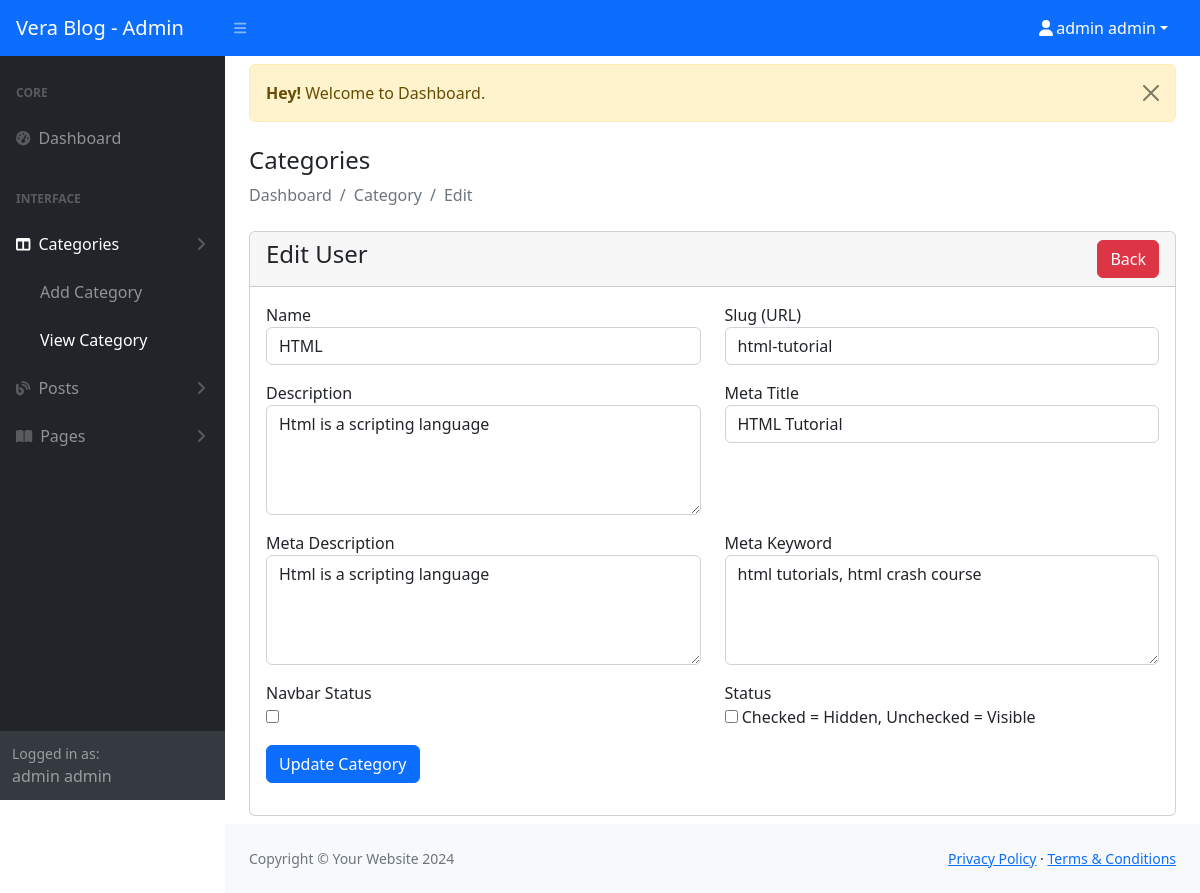
/admin/category-edit.php?id=2 (signed in), run on the app's committed database.
### tables this page shows
CREATE TABLE `categories` (
  `id` int(11) NOT NULL,
  `name` varchar(191) NOT NULL,
  `slug` varchar(191) NOT NULL,
  `description` text DEFAULT NULL,
  `meta_title` varchar(191) NOT NULL,
  `meta_description` mediumtext DEFAULT NULL,
  `meta_keyword` mediumtext DEFAULT NULL,
  `navbar_status` tinyint(1) DEFAULT 0,
  `status` tinyint(1) DEFAULT 0 COMMENT '0=visible, 1=hidden, 2=deleted',
  `created_at` timestamp NULL DEFAULT current_timestamp()
);

### admin/category-edit.php (the view, shortened to what this page needs)
<?php
  include('authentication.php');
  if(isset($_GET['id'])) {
    $category_id = $_GET['id'];
  }
  $category_query = "SELECT * FROM categories WHERE id = '$category_id'";
  $category_result = mysqli_query($con,$category_query);
  $category_data = mysqli_fetch_assoc($category_result);
  include('includes/header.php');
?>
<div class="container-fluid px-4 my-2">
  <?php include('../message.php') ?>
  <h4 class="mt-4">Categories</h4>
  <ol class="breadcrumb mb-4">
      <li class="breadcrumb-item active">Dashboard</li>
      <li class="breadcrumb-item active">Category</li>
      <li class="breadcrumb-item active">Edit</li>
  </ol>
  <div class="row">
    <div class="col-md-12">
      <div class="card">
        <div class="card-header">
          <h4>
            Edit User
            <a href="category-view.php" class="btn btn-danger float-end">Back</a>
          </h4>
        </div>
        <div class="card-body">
          <form action="category-code.php" method="post">
            <div class="row">
              <div class="col-md-6 mb-3">
                <label>Name</label>
                <input type="text" value="<?= $category_data['name']?>" required name="name" class="form-control" >
              </div>
              <div class="col-md-6 mb-3">
                <label>Slug (URL)</label>
                <input type="text" value="<?= $category_data['slug']?>" required name="slug" class="form-control" >
              </div>
              <div class="col-md-6 mb-3">
                <label>Description</label>
                <textarea name="description" required maxlength="191" class="form-control" rows="4"><?= $category_data['description']?></textarea>
              </div>
              <div class="col-md-6 mb-3">
                <label>Meta Title</label>
                <input type="text" value="<?= $category_data['meta_title']?>" required name="meta_title" class="form-control" >
              </div>
              <div class="col-md-6 mb-3">
                <label>Meta Description</label>
                <textarea name="meta_description" required maxlength="191" class="form-control" rows="4"><?= $category_data['meta_description']?></textarea>
              </div>
              <div class="col-md-6 mb-3">
                <label>Meta Keyword</label>
                <textarea name="meta_keyword" required maxlength="191" class="form-control" rows="4"><?= $category_data['meta_keyword']?></textarea>
              </div>
              <div class="col-md-6 mb-3">
                <label>Navbar Status</label> <br>
                <input type="checkbox" <?= $category_data['navbar_status'] == '1' ? 'checked' : '' ?> name="navbar_status" width="4rem" height="4rem" >
              </div>
              <div class="col-md-6 mb-3">
                <label>Status</label> <br>
                <input type="checkbox" <?= $category_data['status'] == '1' ? 'checked' : '' ?> name="status" width="4rem" height="4rem" >
                Checked = Hidden, Unchecked = Visible
              </div>
              <div class="col-md-6 mb-3">
                <button type="submit" name="update_category_btn" class="btn btn-primary">Update Category</button>
              </div>
            </div>
          </form>
        </div>
      </div>
    </div>
  </div>
</div>
<?php
  include('./includes/footer.php');
  include('./includes/script.php')
?>

### data on the page
categories: name "HTML", slug "html-tutorial", description "Html is a scripting language", meta_title "HTML Tutorial", meta_description "Html is a scripting language", meta_keyword "html tutorials, html crash course"

### other printed values
$_SESSION['auth_user']['user_name'] "admin admin"
$_SESSION['message'] "Welcome to Dashboard"
